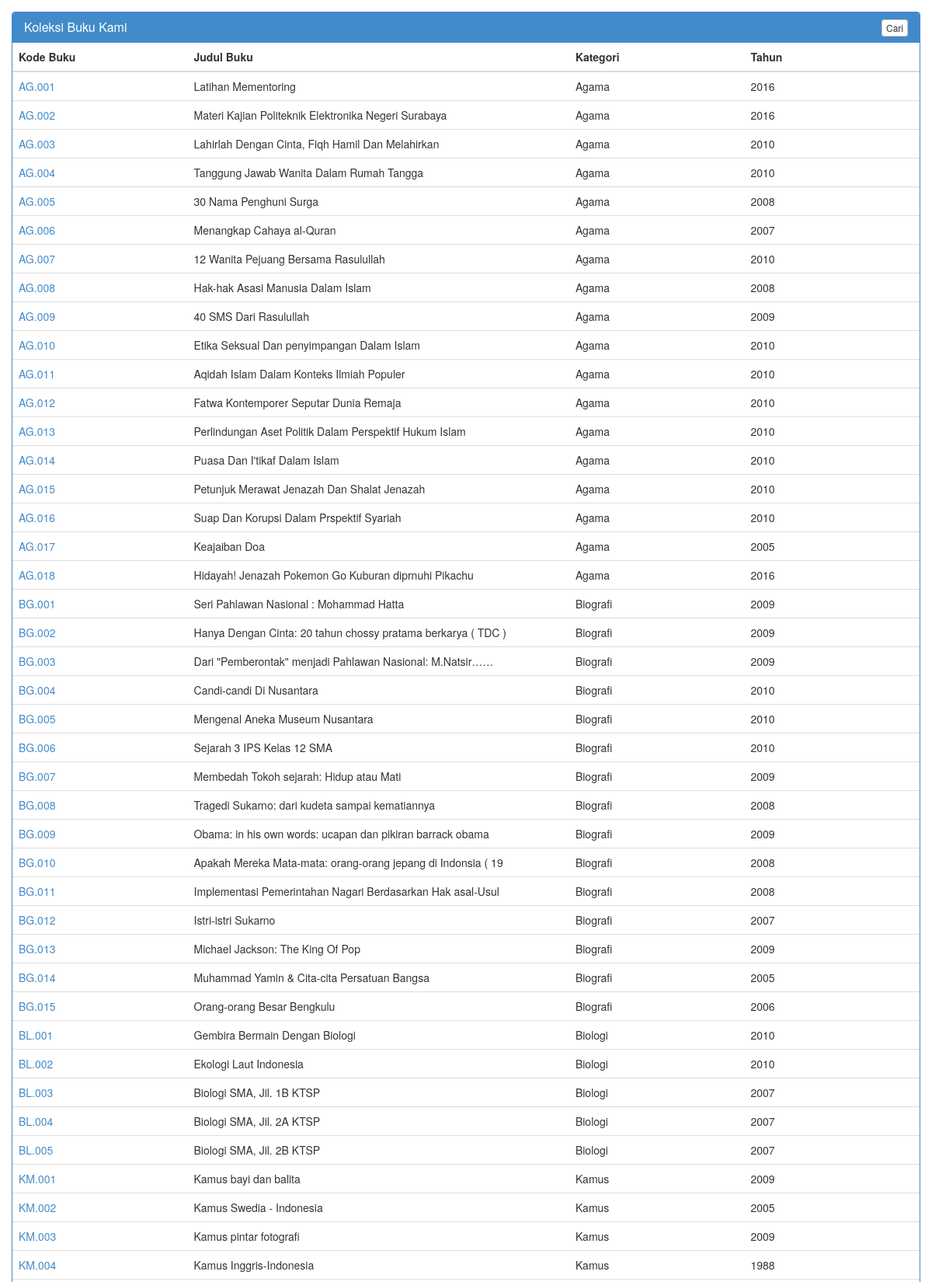
Screenshot of /ubook/index.php (upper part) with the database file from the repository.
### tables this page shows
CREATE TABLE `data_buku` (
  `NO` int(5) NOT NULL,
  `JUDUL` varchar(60) NOT NULL,
  `PENGARANG` varchar(40) NOT NULL,
  `PENERBIT` varchar(40) NOT NULL,
  `TAHUN` int(4) NOT NULL,
  `KATEGORI` char(12) NOT NULL,
  `CODE` varchar(10) NOT NULL
);

### ubook/index.php (the view, shortened to what this page needs)
<!DOCTYPE html>
<html lang="en">
<head>
    <link href="bot/strap.css" rel="stylesheet">
</head>
<body>
<div class="container">
     <div class="row">
        <div class="panel panel-primary filterable">
            <div class="panel-heading">
                <h3 class="panel-title">Koleksi Buku Kami</h3>
                <div class="pull-right">
                    <button class="btn btn-default btn-xs btn-filter" ><span></span> Cari</button>
                </div>
            </div>
            <table class="table">
                <thead>
                    <tr class="filters">
						<th><input type="text" class="form-control" placeholder="Kode Buku" disabled></th>
                        <th><input type="text" class="form-control" placeholder="Judul Buku" disabled></th>
                        <th><input type="text" class="form-control" placeholder="Kategori" disabled></th>
                        <th><input type="text" class="form-control" placeholder="Tahun" disabled></th>
                    </tr>
                </thead>
                <tbody>
							<?php
								$ndelok = "SELECT * FROM data_buku ORDER BY CODE ASC";
								$queryndelok = mysql_query($ndelok);
								while($dadi = mysql_fetch_array($queryndelok))
								{
							?>
                    <tr>
						<td><a href="detail.php?CODE=<?php echo $dadi["CODE"]; ?>" ><?php echo $dadi['CODE']; ?></a></td>
                        <td><?php echo $dadi['JUDUL']; ?></td>
                        <td><?php echo $dadi['KATEGORI']; ?></td>
                        <td><?php echo $dadi['TAHUN']; ?></td>
                    </tr>
							<?php
								}
							?>
                </tbody>
            </table>
        </div>
    </div>
</div>
</body>
</html>

### ubook/index.php (style rules this page uses)
.filterable { margin-top: 15px; }
.filterable .panel-heading .pull-right { margin-top: -20px; }
.filterable .filters input[disabled] { background-color: transparent; border: none; cursor: auto; box-shadow: none; padding: 0; height: auto; }

### rows the page displays
data_buku: CODE "AG.001", JUDUL "Latihan Mementoring", KATEGORI "Agama", TAHUN "2016"
data_buku: CODE "AG.002", JUDUL "Materi Kajian Politeknik Elektronika Negeri Surabaya", KATEGORI "Agama", TAHUN "2016"
data_buku: CODE "AG.003", JUDUL "Lahirlah Dengan Cinta, Fiqh Hamil Dan Melahirkan", KATEGORI "Agama", TAHUN "2010"
data_buku: CODE "AG.004", JUDUL "Tanggung Jawab Wanita Dalam Rumah Tangga", KATEGORI "Agama", TAHUN "2010"
data_buku: CODE "AG.005", JUDUL "30 Nama Penghuni Surga", KATEGORI "Agama", TAHUN "2008"
data_buku: CODE "AG.006", JUDUL "Menangkap Cahaya al-Quran", KATEGORI "Agama", TAHUN "2007"
data_buku: CODE "AG.007", JUDUL "12 Wanita Pejuang Bersama Rasulullah", KATEGORI "Agama", TAHUN "2010"
data_buku: CODE "AG.008", JUDUL "Hak-hak Asasi Manusia Dalam Islam", KATEGORI "Agama", TAHUN "2008"
data_buku: CODE "AG.009", JUDUL "40 SMS Dari Rasulullah", KATEGORI "Agama", TAHUN "2009"
data_buku: CODE "AG.010", JUDUL "Etika Seksual Dan penyimpangan Dalam Islam", KATEGORI "Agama", TAHUN "2010"
data_buku: CODE "AG.011", JUDUL "Aqidah Islam Dalam Konteks Ilmiah Populer", KATEGORI "Agama", TAHUN "2010"
data_buku: CODE "AG.012", JUDUL "Fatwa Kontemporer Seputar Dunia Remaja", KATEGORI "Agama", TAHUN "2010"
data_buku: CODE "AG.013", JUDUL "Perlindungan Aset Politik Dalam Perspektif Hukum Islam", KATEGORI "Agama", TAHUN "2010"
data_buku: CODE "AG.014", JUDUL "Puasa Dan I'tikaf Dalam Islam", KATEGORI "Agama", TAHUN "2010"
data_buku: CODE "AG.015", JUDUL "Petunjuk Merawat Jenazah Dan Shalat Jenazah", KATEGORI "Agama", TAHUN "2010"
data_buku: CODE "AG.016", JUDUL "Suap Dan Korupsi Dalam Prspektif Syariah", KATEGORI "Agama", TAHUN "2010"
data_buku: CODE "AG.017", JUDUL "Keajaiban Doa", KATEGORI "Agama", TAHUN "2005"
data_buku: CODE "AG.018", JUDUL "Hidayah! Jenazah Pokemon Go Kuburan diprnuhi Pikachu", KATEGORI "Agama", TAHUN "2016"
data_buku: CODE "BG.001", JUDUL "Seri Pahlawan Nasional : Mohammad Hatta", KATEGORI "Biografi", TAHUN "2009"
data_buku: CODE "BG.002", JUDUL "Hanya Dengan Cinta: 20 tahun chossy pratama berkarya ( TDC )", KATEGORI "Biografi", TAHUN "2009"
data_buku: CODE "BG.003", JUDUL "Dari \"Pemberontak\" menjadi Pahlawan Nasional: M.Natsir……", KATEGORI "Biografi", TAHUN "2009"
data_buku: CODE "BG.004", JUDUL "Candi-candi Di Nusantara", KATEGORI "Biografi", TAHUN "2010"
data_buku: CODE "BG.005", JUDUL "Mengenal Aneka Museum Nusantara", KATEGORI "Biografi", TAHUN "2010"
data_buku: CODE "BG.006", JUDUL "Sejarah 3 IPS Kelas 12 SMA", KATEGORI "Biografi", TAHUN "2010"
data_buku: CODE "BG.007", JUDUL "Membedah Tokoh sejarah: Hidup atau Mati", KATEGORI "Biografi", TAHUN "2009"
data_buku: CODE "BG.008", JUDUL "Tragedi Sukarno: dari kudeta sampai kematiannya", KATEGORI "Biografi", TAHUN "2008"
data_buku: CODE "BG.009", JUDUL "Obama: in his own words: ucapan dan pikiran barrack obama", KATEGORI "Biografi", TAHUN "2009"
data_buku: CODE "BG.010", JUDUL "Apakah Mereka Mata-mata: orang-orang jepang di Indonsia ( 19", KATEGORI "Biografi", TAHUN "2008"
data_buku: CODE "BG.011", JUDUL "Implementasi Pemerintahan Nagari Berdasarkan Hak asal-Usul", KATEGORI "Biografi", TAHUN "2008"
data_buku: CODE "BG.012", JUDUL "Istri-istri Sukarno", KATEGORI "Biografi", TAHUN "2007"
data_buku: CODE "BG.013", JUDUL "Michael Jackson: The King Of Pop", KATEGORI "Biografi", TAHUN "2009"
data_buku: CODE "BG.014", JUDUL "Muhammad Yamin & Cita-cita Persatuan Bangsa", KATEGORI "Biografi", TAHUN "2005"
data_buku: CODE "BG.015", JUDUL "Orang-orang Besar Bengkulu", KATEGORI "Biografi", TAHUN "2006"
data_buku: CODE "BL.001", JUDUL "Gembira Bermain Dengan Biologi", KATEGORI "Biologi", TAHUN "2010"
data_buku: CODE "BL.002", JUDUL "Ekologi Laut Indonesia", KATEGORI "Biologi", TAHUN "2010"
data_buku: CODE "BL.003", JUDUL "Biologi SMA, Jil. 1B KTSP", KATEGORI "Biologi", TAHUN "2007"
data_buku: CODE "BL.004", JUDUL "Biologi SMA, Jil. 2A KTSP", KATEGORI "Biologi", TAHUN "2007"
data_buku: CODE "BL.005", JUDUL "Biologi SMA, Jil. 2B KTSP", KATEGORI "Biologi", TAHUN "2007"
data_buku: CODE "KM.001", JUDUL "Kamus bayi dan balita", KATEGORI "Kamus", TAHUN "2009"
data_buku: CODE "KM.002", JUDUL "Kamus Swedia - Indonesia", KATEGORI "Kamus", TAHUN "2005"
data_buku: CODE "KM.003", JUDUL "Kamus pintar fotografi", KATEGORI "Kamus", TAHUN "2009"
data_buku: CODE "KM.004", JUDUL "Kamus Inggris-Indonesia", KATEGORI "Kamus", TAHUN "1988"
